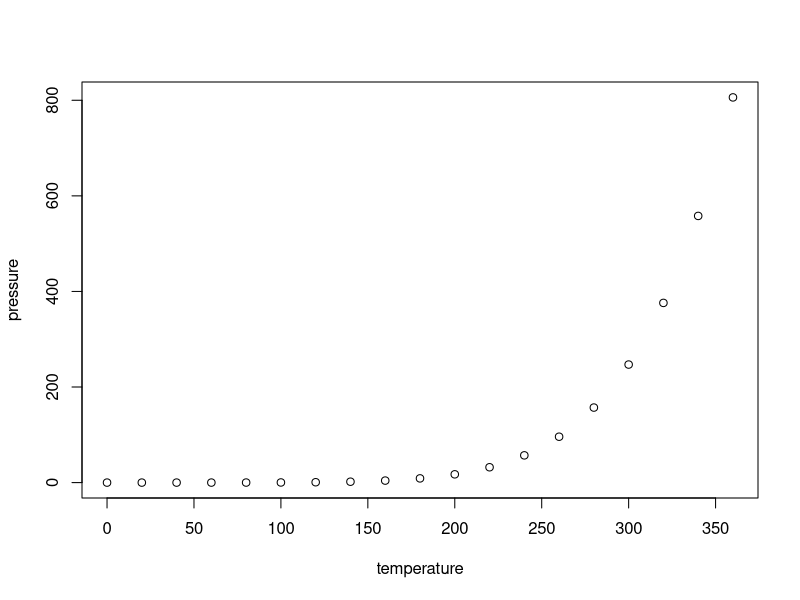
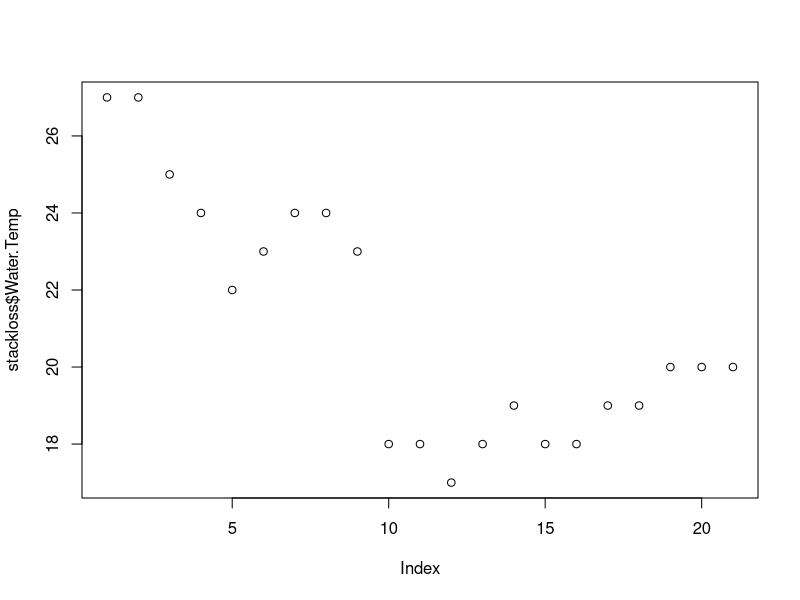

The R script that drew these images, in order:
## ---- chunk 1

# base_dir <- "~/Dropbox/svmiller.github.io/" # i.e. where the jekyll blog is on the hard drive.
# base_url <- "/" # keep as is
# fig_path <- "images/" # customize to heart's content, I 'spose.
# 
# knitr::opts_knit$set(base.dir = base_dir, base.url = base_url)
# knitr::opts_chunk$set(fig.path = fig_path,
#                       cache.path = '../cache/',
#                       message=FALSE, warning=FALSE,
#                       cache = TRUE) 
suppressMessages(library(knitr))
base_dir <- "~/Repos/Personal_Website/npcooley.github.io/"
base_url <- "/"
fig_path <- "images/"
opts_knit$set(base.dir = base_dir,
              base.url = base_url)
opts_chunk$set(fig.path = fig_path,
               cache.path = "../cache/",
               message = FALSE,
               warning = FALSE,
               cache = FALSE)
## ---- chunk 2
list.files("../images")
## ---- chunk 3
summary(cars)
## ---- chunk 4
plot(pressure)
## ---- chunk 5
plot(stackloss$Water.Temp)
## ---- chunk 6
# leaving this in for now as breadcrumb for when i need to come back to it
list.files("images",
           full.names = TRUE)
list.files("../images")
getwd()
# setting cache to false seems to make this unnecessary, but there's still a lot happening here under the hood that i don't seem to understand
# file.copy(from = list.files("images",
#                             full.names = TRUE),
#           to = "../images/")
# file.remove(list.files("images",
#                             full.names = TRUE))
# file.remove("images")
